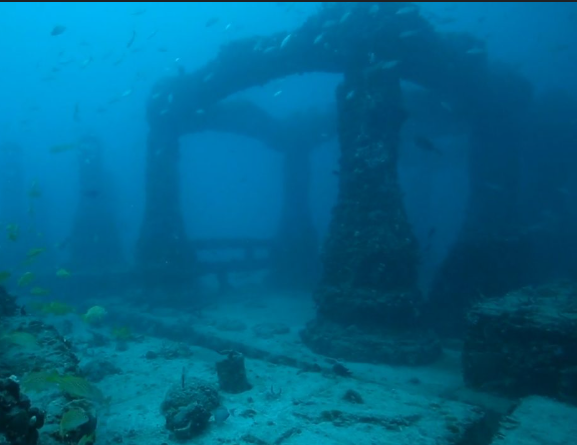
#> input picture temp/input_1759472163240.jpg, 577 x 445 px
$ python image_enhancement.py input_1759472163240.jpg out.png   (older library calls are emulated)
#> lines starting #> are read from the running program, lines starting #| are printed output that depends on the picture; long printed decimals are rounded

import cv2
import numpy as np
import os
import time
import json
from skimage.metrics import peak_signal_noise_ratio as psnr
from skimage.metrics import structural_similarity as ssim

def enhance_image(input_path, output_path):
    """Enhance image using advanced OpenCV techniques"""
#> called with input_path = 'input_1759472163240.jpg', output_path = 'out.png'
    start_time = time.time()

    # Read the original image
    original = cv2.imread(input_path)
#> original is the input picture: shape (445, 577, 3); mean B, G, R 137, 99, 0.9
    if original is None:
        return {'error': 'Could not read input image'}

    # Advanced enhancement pipeline
    # 1. Convert to LAB color space for better enhancement
    lab = cv2.cvtColor(original, cv2.COLOR_BGR2LAB)
#> lab: shape (445, 577, 3); mean of channels 0, 1, 2 99, 118.4, 100.4
    l, a, b = cv2.split(lab)
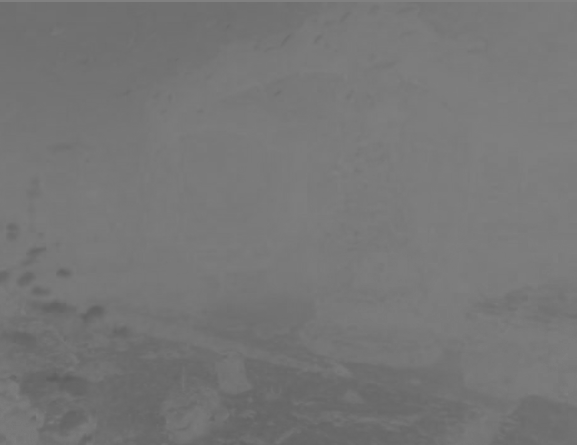
#> a: shape (445, 577); min 93, max 128, mean 118.4

    # 2. Apply CLAHE to L channel for contrast enhancement
    clahe = cv2.createCLAHE(clipLimit=3.0, tileGridSize=(8,8))
    l = clahe.apply(l)

    # 3. Merge channels back
    enhanced_lab = cv2.merge([l, a, b])
#> enhanced_lab: shape (445, 577, 3); mean of channels 0, 1, 2 113, 118.4, 100.4
    enhanced = cv2.cvtColor(enhanced_lab, cv2.COLOR_LAB2BGR)

    # 4. Apply bilateral filter for noise reduction while preserving edges
    enhanced = cv2.bilateralFilter(enhanced, 9, 75, 75)

    # 5. Apply unsharp masking for sharpening
    gaussian = cv2.GaussianBlur(enhanced, (0, 0), 2.0)
    enhanced = cv2.addWeighted(enhanced, 1.5, gaussian, -0.5, 0)

    # 6. Apply gamma correction for brightness adjustment
    gamma = 1.2
    lookup_table = np.array([((i / 255.0) ** (1.0 / gamma)) * 255 for i in range(256)]).astype("uint8")
    enhanced = cv2.LUT(enhanced, lookup_table)
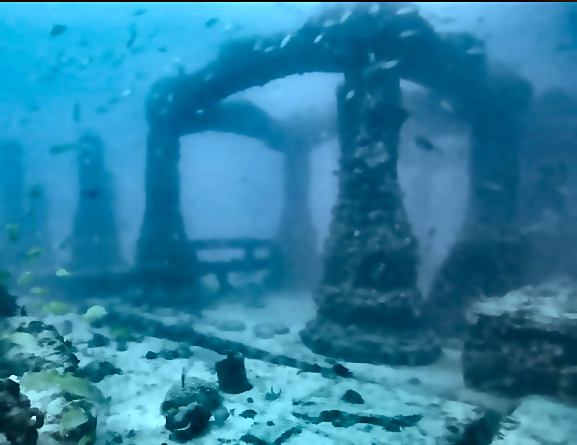
#> enhanced: shape (445, 577, 3); mean B, G, R 163.3, 127.6, 41.9

    # 7. Clamp values to valid range
    enhanced = np.clip(enhanced, 0, 255).astype(np.uint8)

    # Save enhanced image
    cv2.imwrite(output_path, enhanced)

    # Calculate metrics
    processing_time = time.time() - start_time

    # Convert to grayscale for SSIM calculation
    original_gray = cv2.cvtColor(original, cv2.COLOR_BGR2GRAY)
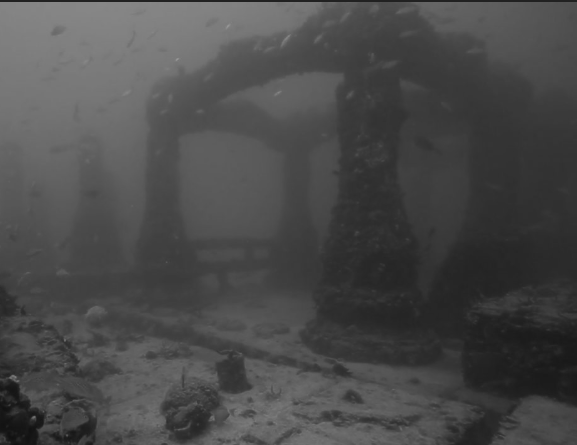
#> original_gray: shape (445, 577); min 17, max 150, mean 74
    enhanced_gray = cv2.cvtColor(enhanced, cv2.COLOR_BGR2GRAY)
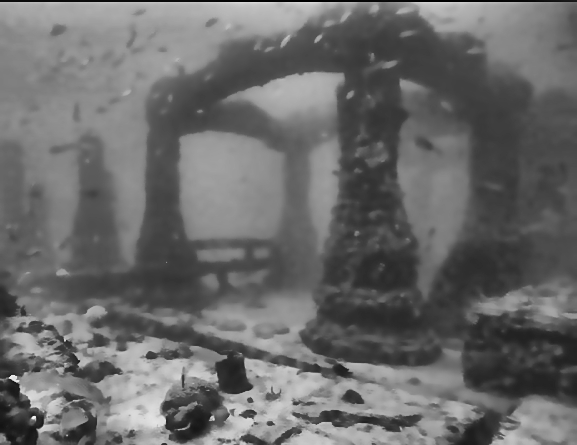
#> enhanced_gray: shape (445, 577); min 0, max 243, mean 106

    # Calculate PSNR
    psnr_value = psnr(original_gray, enhanced_gray)
#> psnr_value = 15.7

    # Calculate SSIM
    ssim_value = ssim(original_gray, enhanced_gray)
#> ssim_value = 0.762

    # Calculate UIQM (Underwater Image Quality Measure)
    def calculate_uiqm(img):
        # Convert to float
        img_float = img.astype(np.float32) / 255.0

        # Calculate contrast (standard deviation)
        contrast = np.std(img_float)
#> contrast = 0.259

        # Calculate saturation
        hsv = cv2.cvtColor(img, cv2.COLOR_BGR2HSV)
#> hsv: shape (445, 577, 3); mean H, S, V 98.4, 252.3, 137.1
        saturation = np.mean(hsv[:,:,1]) / 255.0
#> saturation = 0.989

        # Calculate sharpness (using Laplacian variance)
        gray = cv2.cvtColor(img, cv2.COLOR_BGR2GRAY)
        sharpness = cv2.Laplacian(gray, cv2.CV_64F).var()
#> sharpness = 45.59

        # Calculate colorfulness
        b, g, r = cv2.split(img)
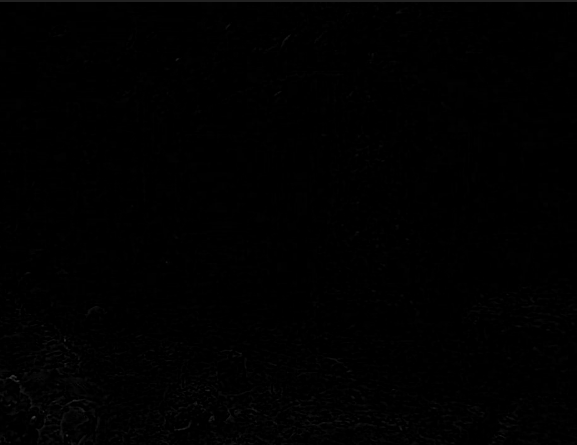
#> r: shape (445, 577); min 0, max 58, mean 0.9
        colorfulness = np.sqrt(np.var(r) + np.var(g) + np.var(b)) / 255.0
#> colorfulness = 0.221

        # Combine metrics (simplified UIQM)
        uiqm = (contrast * 100) + (saturation * 50) + (sharpness / 100) + (colorfulness * 25)
#> uiqm = 81.32
        return uiqm

    uiqm_original = calculate_uiqm(original)
#> uiqm_original = 81.32
    uiqm_enhanced = calculate_uiqm(enhanced)
#> in calculate_uiqm (call 2), `contrast = np.std(img_float)`: contrast = 0.266
#> in calculate_uiqm (call 2), `hsv = cv2.cvtColor(img, cv2.COLOR_BGR2HSV)`: hsv: shape (445, 577, 3); mean H, S, V 98.3, 197.3, 163.4
#> in calculate_uiqm (call 2), `saturation = np.mean(hsv[:,:,1]) / 255.0`: saturation = 0.774
#> in calculate_uiqm (call 2), `sharpness = cv2.Laplacian(gray, cv2.CV_64F).var()`: sharpness = 312
#> in calculate_uiqm (call 2), `b, g, r = cv2.split(img)`:
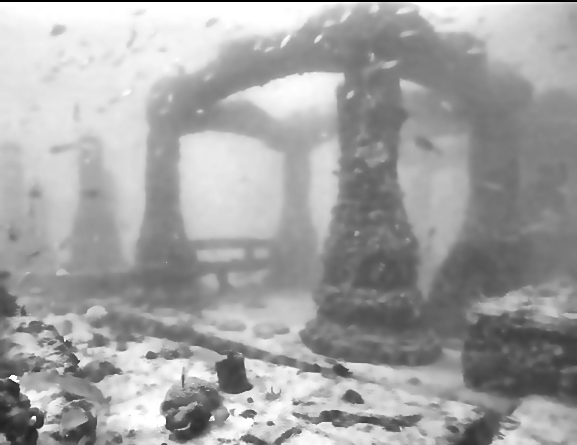
#> b: shape (445, 577); min 0, max 255, mean 163.3
#> in calculate_uiqm (call 2), `b, g, r = cv2.split(img)`:
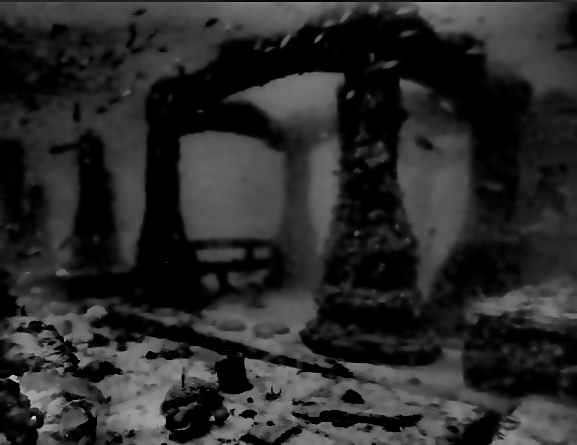
#> r: shape (445, 577); min 0, max 216, mean 41.9
#> in calculate_uiqm (call 2), `colorfulness = np.sqrt(np.var(r) + np.var(g) + np.var(b)) / 255.0`: colorfulness = 0.304
#> in calculate_uiqm (call 2), `uiqm = (contrast * 100) + (saturation * 50) + (sharpness / 100) + (col..`: uiqm = 75.99
#> uiqm_enhanced = 75.99
    uiqm_improvement = uiqm_enhanced - uiqm_original
#> uiqm_improvement = -5.33

    # Generate analytics - this will be done after the main function returns
    # We'll create a separate analytics generation call

    return {
        'psnr': psnr_value,
        'ssim': ssim_value,
        'uiqm_original': uiqm_original,
        'uiqm_enhanced': uiqm_enhanced,
        'uiqm_improvement': uiqm_improvement,
        'processing_time': processing_time
    }

if __name__ == "__main__":
    import sys
    if len(sys.argv) >= 3:
        input_path = sys.argv[1]
        output_path = sys.argv[2]
    else:
        input_path = "D:\MAREYE-frontend(no modules, .next,venv)\Oceanova---SIH\temp\input\mines1.jpg"
        output_path = "D:\MAREYE-frontend(no modules, .next,venv)\Oceanova---SIH\temp\output\enhanced_mines1.jpg"

    result = enhance_image(input_path, output_path)
#> result = {'psnr': 15.7, 'ssim': 0.762, 'uiqm_original': 81.32, 'uiqm_enhanced': 75.99, 'uiqm_improvement': -5.33, 'processing_time': 0.862}
    print(json.dumps(result))
#| {"psnr": 15.697, "ssim": 0.7624, "uiqm_original": 81.320, "uiqm_enhanced": 75.986, "uiqm_improvement": -5.334, "processing_time": 0.8617}

$ run again, on CNN/22.jpg
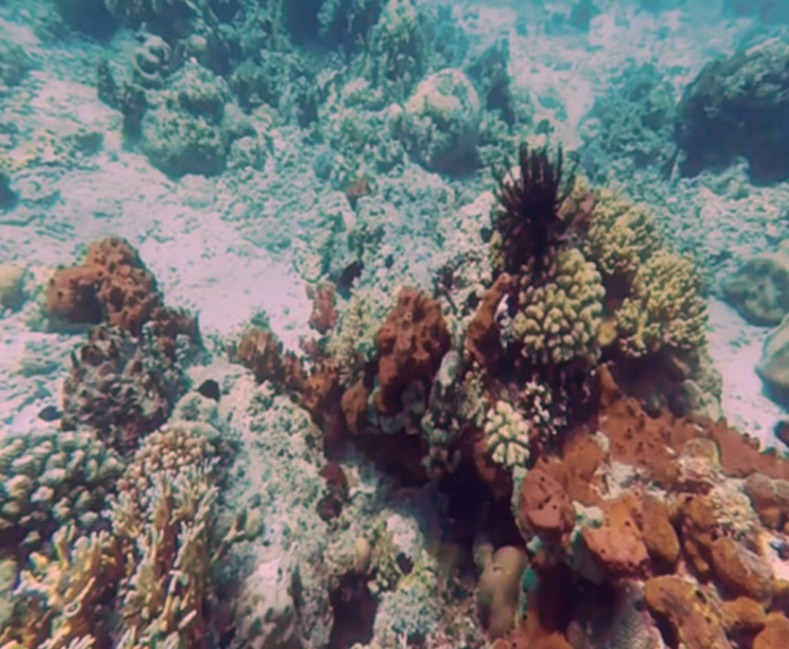
#> input picture CNN/22.jpg, 789 x 649 px
#> in enhance_image, original is the input picture: shape (649, 789, 3); mean B, G, R 115, 114.9, 115.3
#> lab: shape (649, 789, 3); mean of channels 0, 1, 2 122.9, 129.4, 128.6
#> enhanced_lab: shape (649, 789, 3); mean of channels 0, 1, 2 130.2, 129.4, 128.6
#> in enhance_image, `enhanced = cv2.LUT(enhanced, lookup_table)`:
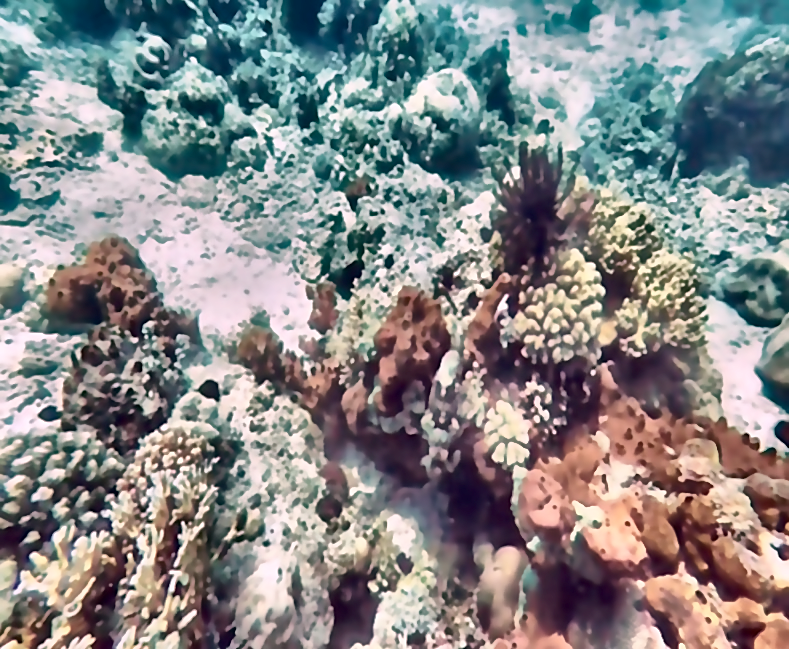
#> enhanced: shape (649, 789, 3); mean B, G, R 135.9, 135.5, 134.1
#> psnr_value = 16.14
#> ssim_value = 0.774
#> contrast = 0.191
#> hsv: shape (649, 789, 3); mean H, S, V 83, 71.7, 131.5
#> saturation = 0.281
#> sharpness = 87.06
#> colorfulness = 0.331
#> uiqm = 42.31
#> contrast = 0.269
#> hsv: shape (649, 789, 3); mean H, S, V 82.2, 73.4, 151
#> saturation = 0.288
#> sharpness = 683.7
#> in calculate_uiqm (call 2), `b, g, r = cv2.split(img)`:
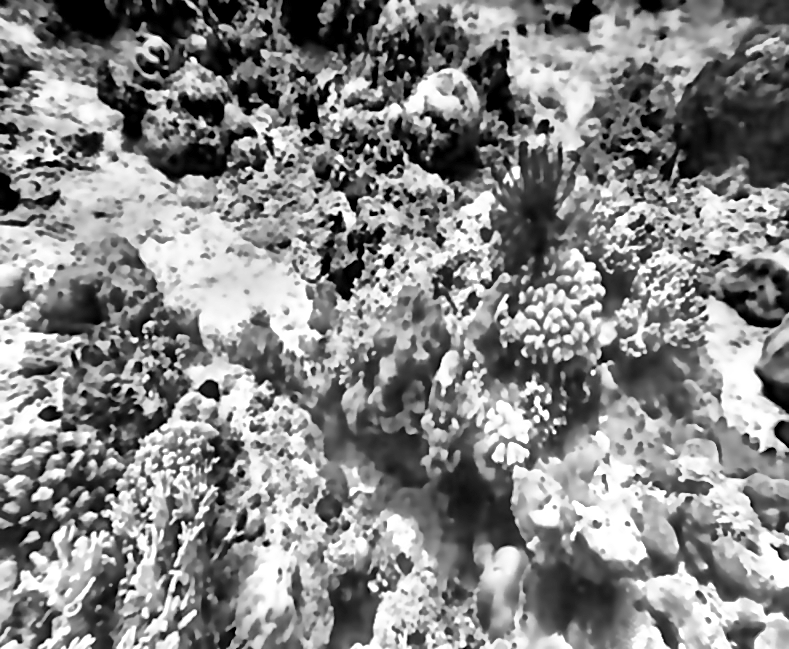
#> r: shape (649, 789); min 0, max 255, mean 134.1
#> colorfulness = 0.466
#> uiqm = 59.75
#> uiqm_improvement = 17.44
#> result = {'psnr': 16.14, 'ssim': 0.774, 'uiqm_original': 42.31, 'uiqm_enhanced': 59.75, 'uiqm_improvement': 17.44, 'processing_time': 1.67}
#| {"psnr": 16.144, "ssim": 0.774, "uiqm_original": 42.308, "uiqm_enhanced": 59.749, "uiqm_improvement": 17.440, "processing_time": 1.667}
